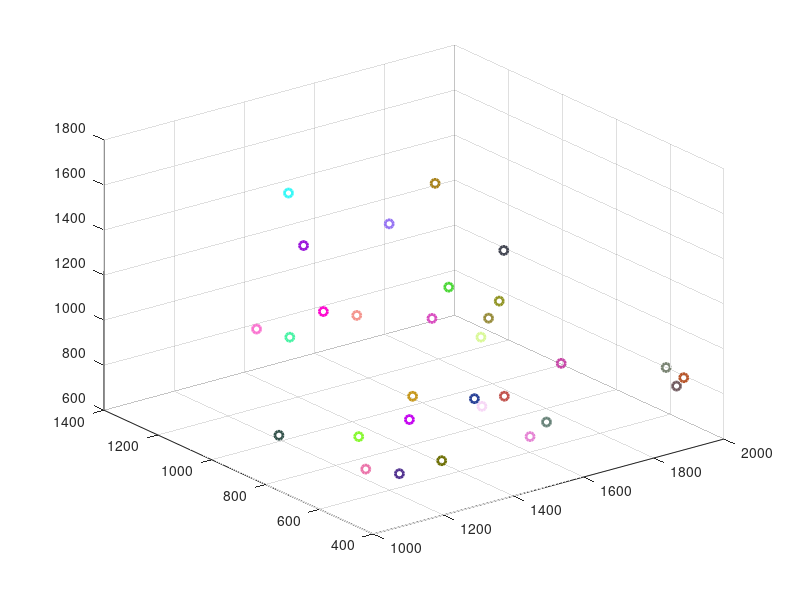

Write MATLAB code to recreate this figure. (Note: this script raises an error after producing the figure.)
clc;
close all;
clear all;
fp = fopen('xyz.csv');
ret = textscan(fp, '%s %f %f %f', 'delimiter', ',');
names = ret{1};
xs = ret{2};
ys = ret{3};
zs = ret{4};
fclose(fp);
xyz = [xs ys zs];
color = rand(size(xyz));
scatter3(xs, ys, zs, [], color, 'linewidth', 2);
for i = 1:size(xs)
    t = text(xs(i), ys(i), zs(i)+100, names{i}, 'color', color(i,:));
end

standardIndex = 13;
tmp = ones(size(xs),1);
dst = [tmp*xyz(standardIndex,1) tmp*xyz(standardIndex,2) tmp*xyz(standardIndex,3)];
distances = sqrt(sum((xyz-dst).^2,2));
distances

manual = sqrt((xyz(1,1)-xyz(standardIndex,1))^2 + (xyz(1,3)-xyz(standardIndex,3))^2 + (xyz(1,2)-xyz(standardIndex,2))^2);
distances(1)
manual